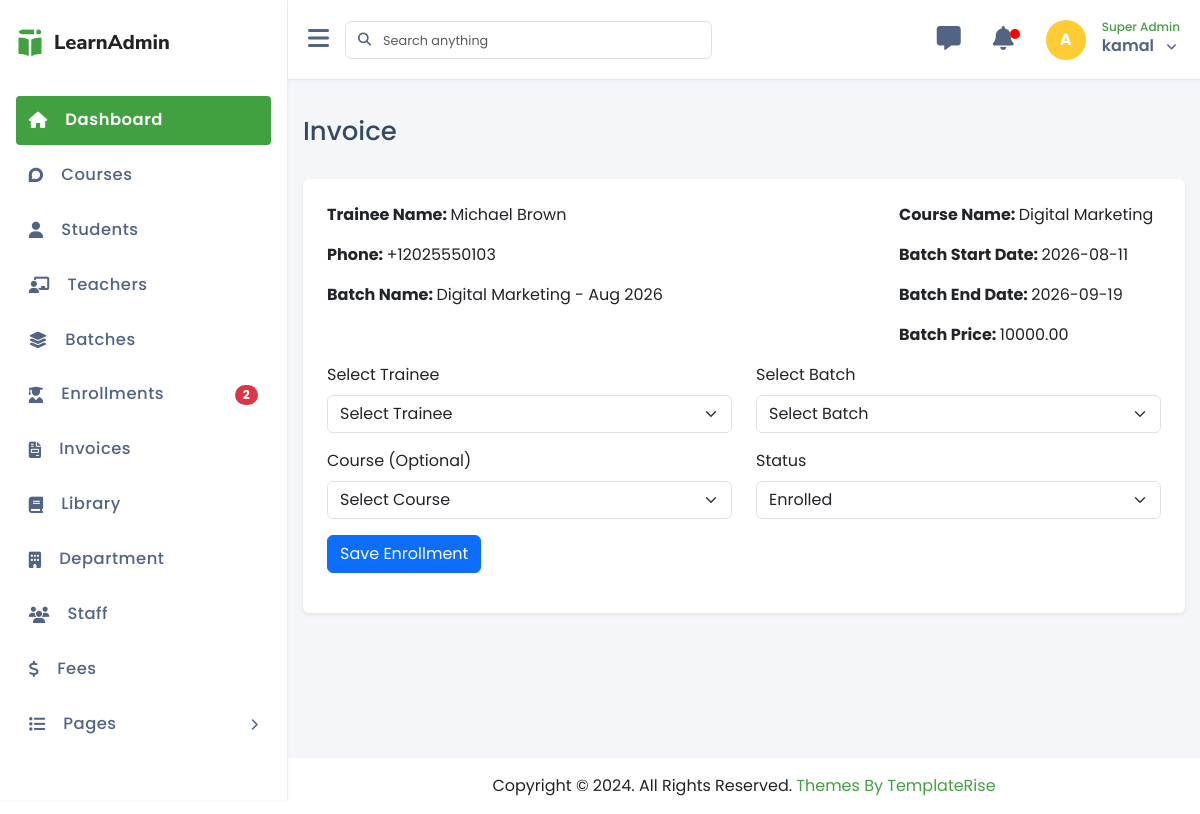
The page /enrollments/invoice.php?id=1 (signed in) on the database its author committed.
### tables this page shows
CREATE TABLE `enrollments` (
  `id` int(11) NOT NULL,
  `invoice_id` int(11) DEFAULT NULL,
  `trainee_id` int(10) NOT NULL,
  `batch_id` int(10) NOT NULL,
  `course_id` int(10) NOT NULL,
  `enrollment_date` date NOT NULL,
  `status` int(11) NOT NULL DEFAULT 0 COMMENT '0 = Enrolled, 1 = Completed, 2 = Dropped',
  `created_at` timestamp NOT NULL DEFAULT current_timestamp(),
  `updated_at` timestamp NOT NULL DEFAULT current_timestamp() ON UPDATE current_timestamp(),
  `created_by` int(11) DEFAULT NULL,
  `updated_by` int(11) DEFAULT NULL,
  `deleted_at` timestamp NULL DEFAULT NULL
);

CREATE TABLE `trainees` (
  `id` int(11) NOT NULL,
  `gender` tinyint(4) NOT NULL COMMENT '1 = Male, 2 = Female, 3 = Other',
  `dob` date DEFAULT NULL,
  `address` text DEFAULT NULL,
  `education` varchar(100) DEFAULT NULL,
  `registration_date` date DEFAULT NULL,
  `full_name` varchar(100) NOT NULL,
  `email` varchar(100) NOT NULL,
  `phone` varchar(20) DEFAULT NULL,
  `password` varchar(255) NOT NULL,
  `image` varchar(255) DEFAULT NULL,
  `status` int(11) DEFAULT 1,
  `created_at` timestamp NULL DEFAULT current_timestamp(),
  `updated_at` timestamp NULL DEFAULT NULL,
  `deleted_at` datetime DEFAULT NULL,
  `created_by` int(11) DEFAULT NULL,
  `updated_by` int(11) DEFAULT NULL
);

CREATE TABLE `batches` (
  `id` int(10) NOT NULL,
  `course_id` int(10) NOT NULL,
  `trainer_id` int(10) NOT NULL,
  `Start_date` date NOT NULL,
  `End_date` date NOT NULL,
  `Price` decimal(10,2) NOT NULL DEFAULT 0.00,
  `Discount` decimal(10,2) NOT NULL DEFAULT 0.00,
  `Discount_type` tinyint(4) NOT NULL DEFAULT 1 COMMENT '1= Fixed,2 = Percentage',
  `start_time` time NOT NULL,
  `end_time` time NOT NULL,
  `room` varchar(50) DEFAULT NULL,
  `created_at` timestamp NOT NULL DEFAULT current_timestamp(),
  `updated_at` timestamp NOT NULL DEFAULT current_timestamp() ON UPDATE current_timestamp(),
  `created_by` int(10) UNSIGNED DEFAULT NULL,
  `updated_by` int(10) UNSIGNED DEFAULT NULL,
  `deleted_at` timestamp NULL DEFAULT NULL,
  `batch_name` varchar(100) NOT NULL,
  `total_seats` int(11) NOT NULL DEFAULT 0,
  `status` tinyint(4) NOT NULL DEFAULT 0 COMMENT '0 = Upcoming, 1 = Running, 2 = Completed'
);

CREATE TABLE `courses` (
  `id` int(11) NOT NULL,
  `course_name` varchar(100) NOT NULL,
  `category` text DEFAULT NULL,
  `duration` varchar(50) DEFAULT NULL,
  `fee` decimal(10,2) DEFAULT 0.00,
  `trainer_id` int(11) DEFAULT NULL,
  `start_date` date DEFAULT NULL,
  `end_date` date DEFAULT NULL,
  `status` int(11) NOT NULL DEFAULT 2 COMMENT '0 = Running, 1 = Completed, 2 = Upcoming',
  `description` longtext NOT NULL,
  `image` varchar(255) NOT NULL,
  `created_at` timestamp NOT NULL DEFAULT current_timestamp(),
  `updated_at` timestamp NOT NULL DEFAULT current_timestamp() ON UPDATE current_timestamp(),
  `deleted_at` timestamp NULL DEFAULT NULL,
  `created_by` int(11) DEFAULT NULL,
  `updated_by` int(11) DEFAULT NULL
);

### component/connection.php (called while the page is built, shortened)
<?php
    $base_url = "http://localhost/technova_training_institute/";
    require_once  ($_SERVER['DOCUMENT_ROOT'] . "/technova_training_institute/crud/crud_class.php");
    $crud = new crud_class();
?>

### crud/crud_class.php (called while the page is built, shortened)
<?php
class crud_class{
    private $host = "localhost";
    private $username = "root";
    private $password = "";
    private $database = "technova_training_institute";
    public $conn;
    public function __construct(){
        $this->conn = new mysqli($this->host, $this->username, $this->password, $this->database);
    }
    public function common_query($sql,$limit = "",$offset = ""){
        $result=[
            "status"=>false,
            "data"=>[],
            "message"=>""
        ];
        $table = $this->getMainTable($sql);
        if(stripos($sql, 'WHERE') !== false){
            if(stripos($sql, 'deleted_at') === false){
                $sql .= " AND $table.deleted_at IS NULL";
            }
        }else{
            $sql .= " WHERE $table.deleted_at IS NULL";
        }
        $rs = $this->conn->query($sql);
        if($rs->num_rows > 0){
            $result["status"] = true;
            $result["message"] = "Records found";
            while($row = $rs->fetch_object()){
                $result["data"][] = $row;
            }
            return $result;
        } else {
            $result["message"] = "No records found";
            return $result;
        }
    }
    function getMainTable($sql)
    {
        $level = 0;
        $length = strlen($sql);
        for ($i = 0; $i < $length; $i++) {
            if ($sql[$i] == '(') {
                $level++;
            } elseif ($sql[$i] == ')') {
                $level--;
            }
            if ($level == 0 && strtoupper(substr($sql, $i, 5)) == 'FROM ') {
                $rest = trim(substr($sql, $i + 5));
                if (preg_match('/^`?([a-zA-Z0-9_]+)`?/i', $rest, $matches)) {
                    return $matches[1];
                }
            }
        }
        return "";
    }
}

### enrollments/invoice.php (the view, shortened to what this page needs)
<?php require_once "../component/header.php"; ?>
<?php require_once "../component/sidebar.php"; ?>
<div class="main-content">
    <div class="row">
        <div class="col-12">
            <div class="d-flex align-items-lg-center flex-column flex-md-row flex-lg-row mt-3">
                <div class="flex-grow-1">
                    <h3 class="mb-2 text-size-26 text-color-2">Invoice</h3>
                </div>
            </div>
        </div>
    </div>
    <div class="mt-4">
        <div class="card shadow-sm border-0">
            <div class="card-body p-0">
                <form action="<?= $base_url; ?>invoices/store.php" method="POST" class="p-4">
                    <?php
                    if (isset($_GET['id'])) {
                        $enrollment_id = $_GET['id'];
                        $enrollment = $crud->common_query("SELECT enrollments.*, batches.Start_date, batches.End_date, batches.Price, batches.batch_name, trainees.full_name, trainees.phone, courses.course_name FROM `enrollments` JOIN batches on batches.id=enrollments.batch_id JOIN courses on courses.id=enrollments.course_id join trainees on trainees.id=enrollments.trainee_id WHERE enrollments.id = '$enrollment_id'");
                        if ($enrollment['status'] && !empty($enrollment['data'])) {
                            $enrollment_data = $enrollment['data'][0];
                        } else {
                            echo "<div class='alert alert-danger'>Enrollment not found.</div>";
                            exit;
                        }
                    } else {
                        echo "<div class='alert alert-danger'>No enrollment ID provided.</div>";
                        exit;
                    }
                    ?>
                    <div class="row">
                        <div class="col-sm-8">
                            <div class="mb-3">
                                <b>Trainee Name: </b> <?= $enrollment_data->full_name ?>
                            </div>
                            <div class="mb-3">
                                <b>Phone: </b> <?= $enrollment_data->phone ?>
                            </div>
                            <div class="mb-3">
                                <b>Batch Name: </b> <?= $enrollment_data->batch_name ?>
                            </div>
                        </div>
                        <div class="col-sm-4">
                            <div class="mb-3">
                                <b>Course Name: </b> <?= $enrollment_data->course_name ?>
                            </div>
                            <div class="mb-3">
                                <b>Batch Start Date: </b> <?= $enrollment_data->Start_date ?>
                            </div>
                            <div class="mb-3">
                                <b>Batch End Date: </b> <?= $enrollment_data->End_date ?>
                            </div>
                            <div class="mb-3">
                                <b>Batch Price: </b> <?= $enrollment_data->Price ?>
                            </div>
                        </div>
                    </div>
                    <div class="row">
                        <div class="col-md-6 mb-3">
                            <label for="trainee_id" class="form-label">Select Trainee</label>
                            <select class="form-select" id="trainee_id" name="trainee_id" required>
                                <option value="">Select Trainee</option>
                            </select>
                        </div>
                        <div class="col-md-6 mb-3">
                            <label for="batch_id" class="form-label">Select Batch</label>
                            <select class="form-select" id="batch_id" name="batch_id" required>
                                <option value="">Select Batch</option>
                            </select>
                        </div>
                    </div>
                    <div class="row">
                        <div class="col-md-6 mb-3">
                            <label for="course_id" class="form-label">Course (Optional)</label>
                            <select class="form-select" id="course_id" name="course_id">
                                <option value="">Select Course</option>
                            </select>
                        </div>
                        <div class="col-md-6 mb-3">
                            <label for="status" class="form-label">Status</label>
                            <select class="form-select" id="status" name="status" required>
                                <option value="0">Enrolled</option>
                            </select>
                        </div>
                    </div>
                    <div class="row">
                        <div class="col-md-12 mb-3">
                            <button type="submit" class="btn btn-primary">Save Enrollment</button>
                        </div>
                    </div>
                </form>
            </div>
        </div>
    </div>
</div>
<?php require_once "../component/footer.php" ?>

### assets/css/style.css (style rules this page uses)
:root { --primary: #41A141; --secondary: #EEEEEE; --sidebar-bg: var(--secondary); --main-bg: #ffffff; --chart-gradient-start: #6dd5ed; --chart-gradient-end: #2193b0; --text-primary: var(--primary); --text-secondary: var(--secondary); --primary-gradient: linear-gradient(270.13deg, #00000080 0.09%, #00000080 88.52%); --btn-primary: var(--primary); --btn-secondary: #DEDEDE; --blue-zodiac: #3D405C; --grey: #898989; --lavender-gray: #DDE1EEB2; --bg-white: #ffffff; --grey-94: #EBEEF2; --text-color-1: #526484; --text-color-2: #364A63; --text-color-3: #8094AE; }
body { font-family: Poppins; }
.text-color-2 { color: var(--text-color-2) !important; }
.main-content { min-height: 630px; margin-top: 5rem; padding: 20px 15px 0 15px; }
.text-size-26 { font-size: 1.625rem; }

### rows shown on the page
enrollments: trainee.full_name "Michael Brown", trainee.phone "+12025550103", batch.batch_name "Digital Marketing - Aug 2026", course.course_name "Digital Marketing", batch.Start_date "2026-08-11", batch.End_date "2026-09-19", batch.Price "10000.00"

### other values the page prints
$count "2"
$_SESSION['user_role'] "Super Admin"
$_SESSION['user_name'] "kamal"
